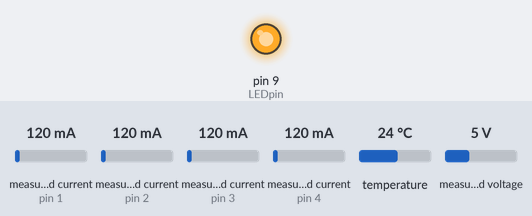
Simulated run of this program. Board: Arduino Uno, built with avr-gcc and run on an emulated ATmega328P. On the bench: output pins drawn as LEDs (lit = HIGH). Inputs (shaded band) come from the test bench; at power-on: measured current (sensors on pin 1, pin 2, pin 3, pin 4) 120 mA, temperature 24 °C, measured voltage 5 V. What the program prints to the serial monitor is not drawn.

Above: at 0.8 s.
Timing chart, 0 to 7.6 s (numbered marks = the images above):
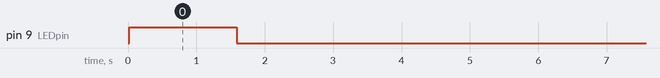

The program:

main.cpp
```cpp
// (licence header left out)
#include <Arduino.h>
#include <OneWire.h>
#include <DallasTemperature.h>
#include <EmonLib.h>

#define FILTERSETTLETIME 5000
#define ONE_WIRE_BUS 4

typedef struct { int power1, power2, power3, power4, temp1, vrms;} PayloadTX;
float roomTemperature = 0;
unsigned long msgnum = 0;

const int LEDpin = 9;
const int CT1 = 1;
const int CT2 = 1;
const int CT3 = 1;
const int CT4 = 1;

const float calibratedVoltage = 234.6;
boolean settled = false;

EnergyMonitor ct1, ct2, ct3, ct4;
PayloadTX emontx;
OneWire oneWire(ONE_WIRE_BUS);
DallasTemperature sensors(&oneWire);

// Define I2C device address for DS18B20 temperature probe
DeviceAddress address_T1 = { 0x28, 0xC5, 0x4F, 0x28, 0x5F, 0x20, 0x01, 0x3B };

void setup()
{
  Serial.begin(115200);
  Serial.println("emonTX Shield using ESP8266 & DS18B20");
  Serial.println("Author: Martin Sidgreaves");

  if (CT1) ct1.current(1, 60.606);                                     // Setup emonTX CT channel (ADC input, calibration)
  if (CT2) ct2.current(2, 60.606);                                     // Calibration factor = CT ratio / burden resistance
  if (CT3) ct3.current(3, 60.606);                                     // emonTx Shield Calibration factor = (100A / 0.05A) / 33 Ohms
  if (CT4) ct4.current(4, 60.606);

  if (CT1) ct1.voltage(0, 268.97, 1.7);                                // ct.voltageTX(ADC input, calibration, phase_shift) - make sure to select correct calibration for AC-AC adapter  http://openenergymonitor.org/emon/modules/emontx/firmware/calibration. Default set for Ideal Power adapter
  if (CT2) ct2.voltage(0, 268.97, 1.7);                                // 268.97 for the UK adapter, 260 for the Euro and 130 for the US.
  if (CT3) ct3.voltage(0, 268.97, 1.7);
  if (CT4) ct4.voltage(0, 268.97, 1.7);

  // Start the temp sensor
  sensors.begin();

  // emonTx Shield Calibration = (100A / 0.05A) / 33 Ohms
  pinMode(LEDpin, OUTPUT);                                              // Setup indicator LED
  digitalWrite(LEDpin, HIGH);
}

void loop()
{
    // Return the temperature value
    sensors.requestTemperatures();
    emontx.temp1 = sensors.getTempC(address_T1);

    if (CT1) {
        ct1.calcVI(20,2000);                                                  // Calculate all. No.of crossings, time-out
        emontx.power1 = ct1.realPower;
        Serial.print(emontx.power1);
    }

    emontx.vrms = ct1.Vrms*100;

    if (CT2) {
      ct2.calcVI(20,2000);                                                  // Calculate all. No.of crossings, time-out
      emontx.power2 = ct2.realPower;
      Serial.print(" "); Serial.print(emontx.power2);
    }

    if (CT3) {
      ct3.calcVI(20,2000);                                                  // Calculate all. No.of crossings, time-out
      emontx.power3 = ct3.realPower;
      Serial.print(" "); Serial.print(emontx.power3);
    }

    if (CT4) {
      ct4.calcVI(20,2000);                                                  // Calculate all. No.of crossings, time-out
      emontx.power4 = ct4.realPower;
      Serial.print(" "); Serial.print(emontx.power4);
    }

    msgnum++;

    // Build the return message
    Serial.print("MSG:"); Serial.print(msgnum);
    Serial.print(F(",P1:")); Serial.print(emontx.power1);
    Serial.print(F(",P2:")); Serial.print(emontx.power2);
    Serial.print(F(",P3")); Serial.print(emontx.power3);
    Serial.print(F(",P4:")); Serial.print(emontx.power4);
    Serial.print(F(",T1:")); Serial.print(emontx.temp1);
    Serial.print(F(",V1:")); Serial.print(emontx.vrms);
    Serial.println();

    // Quick flash
    digitalWrite(LEDpin, HIGH); delay(2); digitalWrite(LEDpin, LOW);

    // Wait for five seconds before doing it all again
    delay(5000);

}
```

Measured:
- by itself, pin 9 (LEDpin): HIGH → LOW at 1.6 s
